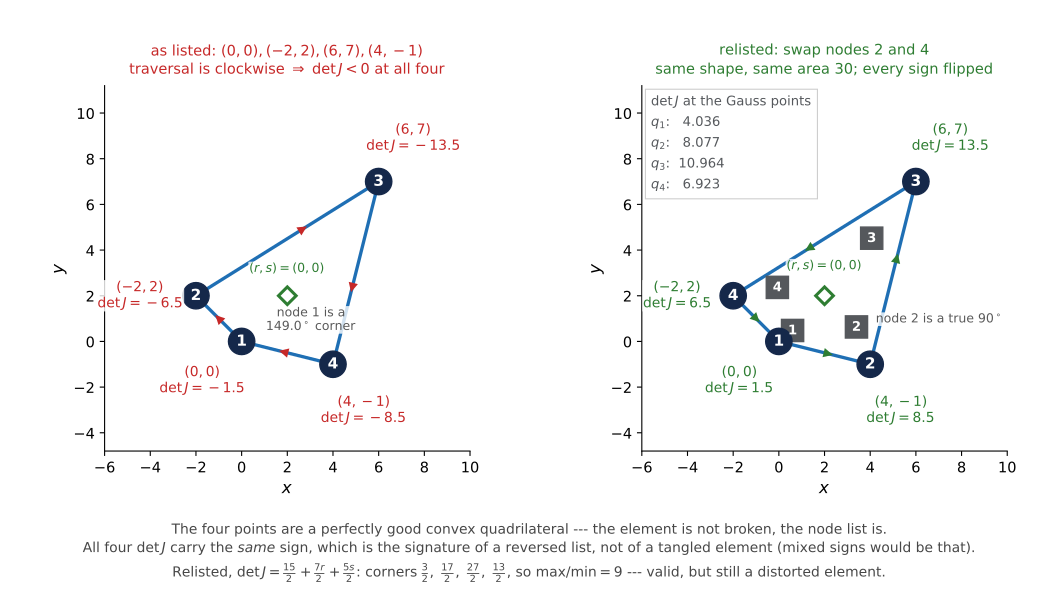

Here is the Python script that generated this plot:
"""Element F = (0,0), (-2,2), (6,7), (5,-3): a valid quad listed the wrong way round.

Left  -- as listed. The traversal is clockwise, so det J < 0 at all four nodes.
Right -- the same four points relisted counter-clockwise (swap nodes 2 and 4).
         Same shape, same area; every det J flips sign.
"""
import numpy as np, matplotlib
matplotlib.use("Agg")
import matplotlib.pyplot as plt
from matplotlib.gridspec import GridSpec
from matplotlib.patches import FancyArrowPatch

NODE, GAUSS, MID = "#15284a", "#55585c", "#2e7d32"
BAD, GOOD, EDGE = "#c62828", "#2e7d32", "#1f6fb4"
HALO = dict(fc="white", ec="none", alpha=0.8, pad=0.5)

CW  = [(0.0, 0.0), (-2.0, 2.0), (6.0, 7.0), (4.0, -1.0)]   # as the user listed them
CCW = [(0.0, 0.0), (4.0, -1.0), (6.0, 7.0), (-2.0, 2.0)]   # nodes 2 and 4 swapped

def shapes(r, s):
    return np.array([(1-r)*(1-s), (1+r)*(1-s), (1+r)*(1+s), (1-r)*(1+s)])/4.0

def detJ(P, r, s):
    X = np.array([p[0] for p in P]); Y = np.array([p[1] for p in P])
    dNr = np.array([-(1-s),  (1-s), (1+s), -(1+s)])/4.0
    dNs = np.array([-(1-r), -(1+r), (1+r),  (1-r)])/4.0
    return (dNr@X)*(dNs@Y) - (dNs@X)*(dNr@Y)

def img(P, r, s):
    n = shapes(r, s)
    return n @ np.array([p[0] for p in P]), n @ np.array([p[1] for p in P])

g  = 1/np.sqrt(3)
GP = [(-g, -g), (g, -g), (g, g), (-g, g)]
CORN = [(-1, -1), (1, -1), (1, 1), (-1, 1)]
CEN = (2.0, 2.0)

def panel(ax, P, col, title, sub, gauss, cenoff=(0, 17)):
    for i in range(4):                                     # edges, with the traversal shown
        j = (i+1) % 4
        ax.plot([P[i][0], P[j][0]], [P[i][1], P[j][1]], color=EDGE, lw=2.4, zorder=2)
        a = np.array(P[i]) + 0.42*(np.array(P[j]) - np.array(P[i]))
        b = np.array(P[i]) + 0.62*(np.array(P[j]) - np.array(P[i]))
        ax.add_patch(FancyArrowPatch(a, b, arrowstyle="-|>", mutation_scale=17,
                                     lw=0, color=col, zorder=5))
    for i, (px, py) in enumerate(P):                       # node badge + det J at that node
        d  = detJ(P, *CORN[i])
        dx, dy = px-CEN[0], py-CEN[1]; n = np.hypot(dx, dy)
        ax.plot(px, py, "o", ms=19, color=NODE, zorder=8)
        ax.annotate(str(i+1), (px, py), ha="center", va="center", fontsize=11,
                    color="white", fontweight="bold", zorder=9)
        ax.annotate(f"$({px:g},{py:g})$\n$\\det J={d:g}$",
                    (px, py), textcoords="offset points", xytext=(40*dx/n, 40*dy/n),
                    ha="center", va="center", fontsize=10, color=col, zorder=9, bbox=HALO)
    if gauss:
        key = []                                   # the quad is thin: values go in a key
        for q, (r, s) in enumerate(GP, 1):
            qx, qy = img(P, r, s)
            ax.plot(qx, qy, "s", ms=16, color=GAUSS, zorder=7)
            ax.annotate(str(q), (qx, qy), ha="center", va="center", fontsize=9.5,
                        color="white", fontweight="bold", zorder=8)
            key.append(f"$q_{q}$:  {detJ(P, r, s):6.3f}")
        ax.text(0.025, 0.975, "$\\det J$ at the Gauss points\n" + "\n".join(key),
                transform=ax.transAxes, ha="left", va="top", fontsize=9.5,
                color=GAUSS, linespacing=1.5, zorder=9,
                bbox=dict(fc="white", ec="0.8", lw=0.8, alpha=0.95, pad=4))
    cx, cy = img(P, 0, 0)
    ax.plot(cx, cy, "D", ms=9, mfc="white", mec=MID, mew=2.2, zorder=7)
    ax.annotate(r"$(r,s)=(0,0)$", (cx, cy), textcoords="offset points", xytext=cenoff,
                ha="center", fontsize=9, color=MID, zorder=8, bbox=HALO)
    ax.set_title(title + "\n" + sub, fontsize=10.5, pad=8, color=col)
    ax.set_xlabel("$x$", fontsize=12); ax.set_ylabel("$y$", fontsize=12)
    ax.set_xlim(-6.0, 10.0); ax.set_ylim(-4.8, 11.2); ax.set_aspect("equal")
    ax.tick_params(labelsize=10.5)
    ax.spines[["top", "right"]].set_visible(False)

fig = plt.figure(figsize=(10.6, 5.9))
gs  = GridSpec(1, 2, figure=fig, wspace=0.26, left=0.07, right=0.98,
               top=0.855, bottom=0.235)
axL, axR = fig.add_subplot(gs[0, 0]), fig.add_subplot(gs[0, 1])
panel(axL, CW,  BAD,
      "as listed: $(0,0),(-2,2),(6,7),(4,-1)$",
      r"traversal is clockwise $\Rightarrow\ \det J<0$ at all four", gauss=False)
panel(axR, CCW, GOOD,
      "relisted: swap nodes $2$ and $4$",
      r"same shape, same area $30$; every sign flipped", gauss=True,
      cenoff=(0, 19))

axL.annotate("node 1 is a\n$149.0^\\circ$ corner", (0, 0), textcoords="offset points",
             xytext=(50, 8), fontsize=9, color="0.35", ha="center", bbox=HALO)
axR.annotate(r"node 2 is a true $90^\circ$", (4, -1), textcoords="offset points",
             xytext=(50, 30), fontsize=9, color="0.35", ha="center", bbox=HALO)

fig.text(0.5, 0.012,
         "The four points are a perfectly good convex quadrilateral --- the element is not "
         "broken, the node list is.\n"
         r"All four $\det J$ carry the $\mathit{same}$ sign, which is the signature of a "
         "reversed list, not of a tangled element (mixed signs would be that).\n"
         r"Relisted, $\det J=\frac{15}{2}+\frac{7r}{2}+\frac{5s}{2}$: corners "
         r"$\frac{3}{2},\ \frac{17}{2},\ \frac{27}{2},\ \frac{13}{2}$, so $\max/\min=9$ --- "
         "valid, but still a distorted element.",
         ha="center", va="bottom", fontsize=10, color="0.28", linespacing=1.45)
fig.savefig("q4_elemF.pdf")
print("wrote q4_elemF.pdf")
for nm, P in [("as listed (CW)", CW), ("relisted (CCW)", CCW)]:
    print(f"  {nm:16s} corners {[round(detJ(P,*c),4) for c in CORN]}  "
          f"gauss {[round(detJ(P,*q),4) for q in GP]}  sum {sum(detJ(P,*q) for q in GP):.4f}")
